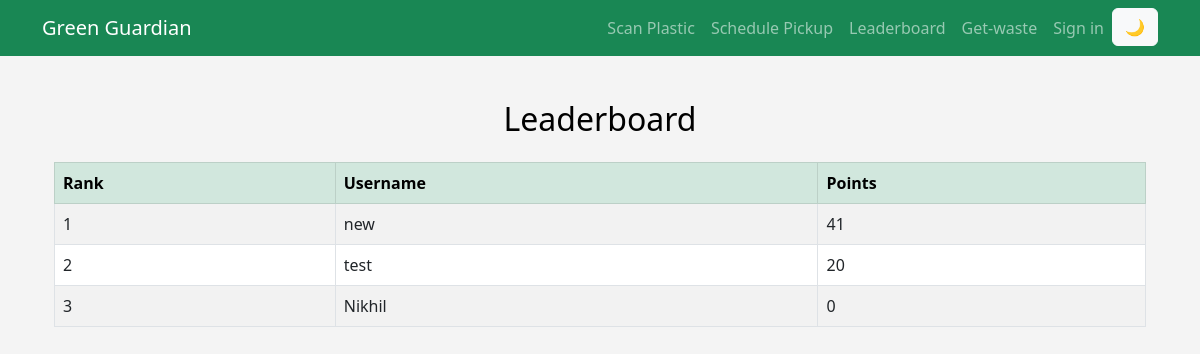
The page /leaderboard on the database as committed earlier.
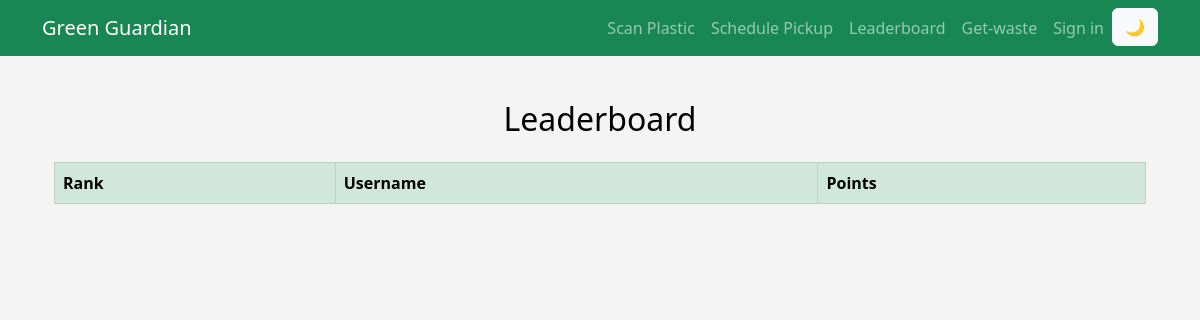
The same page on the database as committed later.
### app.py (models this page shows)
class User(db.Model):
    id = db.Column(db.Integer, primary_key=True)
    username = db.Column(db.String(100), unique=True, nullable=False)
    password = db.Column(db.String(100), unique=True, nullable=False)
    points = db.Column(db.Integer, default=0)
    contributions = db.relationship('Contribution', backref='user', lazy=True)
    pickups = db.relationship('Pickup', backref='user', lazy=True)

### app.py (the view)
@app.route('/leaderboard')
def leaderboard():
    top_users = User.query.order_by(User.points.desc()).limit(10).all()
    return render_template('leaderboard.html', users=top_users)

### app.py (called while the page is built)
@app.context_processor
def inject_user():
    return dict(user=session.get("username"))

### templates/leaderboard.html
{% extends "base.html" %}
{% block content %}
<div class="container py-4">
  <h2 class="mb-4 text-center">Leaderboard</h2>
  <table class="table table-bordered table-striped">
    <thead class="table-success">
      <tr>
        <th>Rank</th>
        <th>Username</th>
        <th>Points</th>
      </tr>
    </thead>
    <tbody>
      {% for user in users %}
      <tr>
        <td>{{ loop.index }}</td>
        <td>{{ user.username }}</td>
        <td>{{ user.points }}</td>
      </tr>
      {% endfor %}
    </tbody>
  </table>
</div>
{% endblock %}

### templates/base.html (shortened to what this page needs)
<!DOCTYPE html>
<html lang="en">
<head>
  <link rel="stylesheet" href="https://cdn.jsdelivr.net/npm/bootstrap@5.3.0/dist/css/bootstrap.min.css">
</head>
<body>
  <nav class="navbar navbar-expand-lg navbar-dark bg-success">
    <div class="container">
      <a class="navbar-brand" href="{{ url_for('index') }}">Green Guardian</a>
      <div class="collapse navbar-collapse">
        <ul class="navbar-nav ms-auto">
          <li class="nav-item"><a class="nav-link" href="{{ url_for('scan') }}">Scan Plastic</a></li>
          <li class="nav-item"><a class="nav-link" href="{{ url_for('pickup') }}">Schedule Pickup</a></li>
          <li class="nav-item"><a class="nav-link" href="{{ url_for('leaderboard') }}">Leaderboard</a></li>
          <li class="nav-item"><a class="nav-link" href="{{ url_for('pickupDetails') }}">Get-waste</a></li>
          {% if user %}
          <li class="nav-item"><a class="nav-link" href="{{ url_for('logout') }}">Logout</a></li>
          {% else %}
          <li class="nav-item"><a class="nav-link" href="{{ url_for('signin') }}">Sign in</a></li>
          {% endif %}
          <li class="nav-item">
            <button id="theme-toggle" class="btn btn-light">🌙</button>
          </li>
        </ul>
      </div>
    </div>
  </nav>
  <div class="container">
    {% block content %}{% endblock %}
  </div>
</body>
</html>

### templates/base.html (style rules this page uses)
body { background: #f4f4f4; color: #000; transition: background 0.3s, color 0.3s; }
.navbar { margin-bottom: 20px; }

Rows that differ between the two databases and show on the page:
removed User: username "new", points "41"
removed User: username "test", points "20"
removed User: username "Nikhil", points "0"
